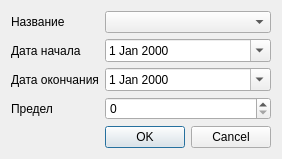
<?xml version="1.0" encoding="UTF-8"?>
<ui version="4.0">
 <class>QuotingEditorDialog</class>
 <widget class="QDialog" name="QuotingEditorDialog">
  <property name="geometry">
   <rect>
    <x>0</x>
    <y>0</y>
    <width>274</width>
    <height>154</height>
   </rect>
  </property>
  <property name="windowTitle">
   <string>Dialog</string>
  </property>
  <layout class="QGridLayout" name="gridLayout">
   <item row="0" column="0">
    <widget class="QLabel" name="lblQyotaType">
     <property name="text">
      <string>Название</string>
     </property>
    </widget>
   </item>
   <item row="0" column="1">
    <widget class="CRBComboBox" name="cmbQuotaType"/>
   </item>
   <item row="1" column="0">
    <widget class="QLabel" name="lblBeginDate">
     <property name="text">
      <string>Дата начала</string>
     </property>
    </widget>
   </item>
   <item row="1" column="1">
    <widget class="QDateEdit" name="edtBeginDate">
     <property name="calendarPopup">
      <bool>true</bool>
     </property>
    </widget>
   </item>
   <item row="2" column="0">
    <widget class="QLabel" name="lblEndDate">
     <property name="text">
      <string>Дата окончания</string>
     </property>
    </widget>
   </item>
   <item row="2" column="1">
    <widget class="QDateEdit" name="edtEndDate">
     <property name="calendarPopup">
      <bool>true</bool>
     </property>
    </widget>
   </item>
   <item row="3" column="0">
    <widget class="QLabel" name="lblLimit">
     <property name="text">
      <string>Предел</string>
     </property>
    </widget>
   </item>
   <item row="3" column="1">
    <widget class="QSpinBox" name="edtLimit">
     <property name="maximum">
      <number>131071</number>
     </property>
    </widget>
   </item>
   <item row="5" column="1">
    <widget class="QDialogButtonBox" name="buttonBox">
     <property name="orientation">
      <enum>Qt::Horizontal</enum>
     </property>
     <property name="standardButtons">
      <set>QDialogButtonBox::Cancel|QDialogButtonBox::Ok</set>
     </property>
    </widget>
   </item>
   <item row="4" column="1">
    <spacer name="verticalSpacer">
     <property name="orientation">
      <enum>Qt::Vertical</enum>
     </property>
     <property name="sizeHint" stdset="0">
      <size>
       <width>20</width>
       <height>24</height>
      </size>
     </property>
    </spacer>
   </item>
  </layout>
 </widget>
 <customwidgets>
  <customwidget>
   <class>CRBComboBox</class>
   <extends>QComboBox</extends>
   <header>library/crbcombobox.h</header>
  </customwidget>
 </customwidgets>
 <resources/>
 <connections>
  <connection>
   <sender>buttonBox</sender>
   <signal>accepted()</signal>
   <receiver>QuotingEditorDialog</receiver>
   <slot>accept()</slot>
   <hints>
    <hint type="sourcelabel">
     <x>248</x>
     <y>254</y>
    </hint>
    <hint type="destinationlabel">
     <x>157</x>
     <y>274</y>
    </hint>
   </hints>
  </connection>
  <connection>
   <sender>buttonBox</sender>
   <signal>rejected()</signal>
   <receiver>QuotingEditorDialog</receiver>
   <slot>reject()</slot>
   <hints>
    <hint type="sourcelabel">
     <x>316</x>
     <y>260</y>
    </hint>
    <hint type="destinationlabel">
     <x>286</x>
     <y>274</y>
    </hint>
   </hints>
  </connection>
 </connections>
</ui>
